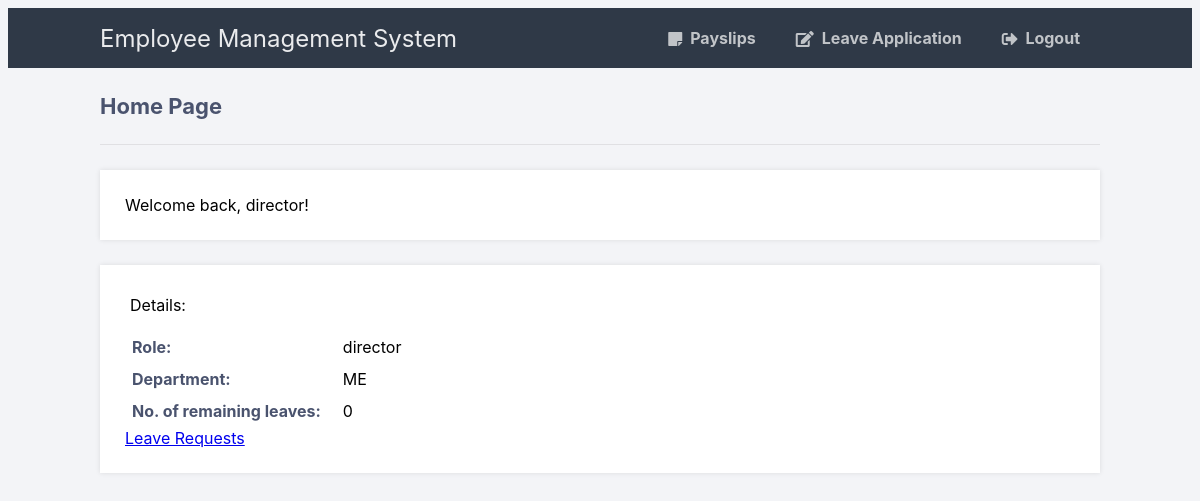
Screenshot of /index.php (signed in) with the database file from the repository.
### tables this page shows
CREATE TABLE `faculty` (
  `id` varchar(20) NOT NULL,
  `name` varchar(30) NOT NULL,
  `email` varchar(30) NOT NULL,
  `DOJ` date NOT NULL,
  `GOE` int(11) DEFAULT NULL,
  `DOB` date DEFAULT NULL,
  `DOL` date DEFAULT NULL,
  `remaningLeaves` int(11) DEFAULT NULL,
  `dept` varchar(30) NOT NULL
);

### index.php (the view, shortened to what this page needs)
<?php
require 'config.php';
if (isset($_SESSION['facultyID'])) {
	$sql = "SELECT name, remaningLeaves, dept FROM faculty WHERE id = "."'".$_SESSION['facultyID']."'";
	$result = $con->query($sql);
	$row = $result->fetch_assoc();
	$name = $row['name'];
	$remainingleaves = $row['remaningLeaves'];
	$dept = $row['dept'];
}
?>
<!DOCTYPE html>
<html>
	<head>
		<link href="style.css" rel="stylesheet" type="text/css">
		<link rel="stylesheet" href="https://use.fontawesome.com/releases/v5.7.1/css/all.css">
	</head>
	<body class="loggedin">
		<nav class="navtop">
			<div>
				<h1>Employee Management System</h1>
				<a href="payslip.php"><i class="fas fa-sticky-note"></i>Payslips</a>
				<a href="application.php"><i class="fas fa-edit"></i>Leave Application</a>
				<a href="logout.php"><i class="fas fa-sign-out-alt"></i>Logout</a>
			</div>
		</nav>
		<div class="content">
			<h2>Home Page</h2>
			<p>Welcome back, <?=$name?>!</p>
			<div>
				<p>Details:</p>
				<table>
					<tr>
						<td>Role:</td>
						<td><?=$_SESSION['role'] ?></td>
					</tr>
					<tr>
						<td>Department:</td>
						<td><?=$dept ?></td>
					</tr>
					<tr>
						<td>No. of remaining leaves:</td>
						<td><?=$remainingleaves ?></td>
					</tr>
				</table>
				<?php
				$sql = "SELECT * FROM crossfac WHERE role = "."'".$_SESSION['role']."'";
				$result = $con->query($sql);
				$sql = "SELECT * FROM crossstaff WHERE role = "."'".$_SESSION['role']."'";
				$result1 = $con->query($sql);
				if ($_SESSION['role']=='hod' || $_SESSION['role']=='hod' || $result->num_rows > 0 || $result1->num_rows > 0 || $_SESSION['role'] == 'asst_reg' || ($_SESSION['role'] == 'staff' && $dept=='Establishment Office')) {
					echo "<a href=\"signleave.php\">Leave Requests</a>";
				}
				?>
			</div>
		</div>
	</body>
</html>

### style.css (style rules this page uses)
* { box-sizing: border-box; font-family: -apple-system, BlinkMacSystemFont, "segoe ui", roboto, oxygen, ubuntu, cantarell, "fira sans", "droid sans", "helvetica neue", Arial, sans-serif; font-size: 16px; -webkit-font-smoothing: antialiased; -moz-osx-font-smoothing: grayscale; }
body { background-color: #435165; }
.navtop { background-color: #2f3947; height: 60px; width: 100%; border: 0; }
.navtop div { display: flex; margin: 0 auto; width: 1000px; height: 100%; }
.navtop div h1, .navtop div a { display: inline-flex; align-items: center; }
.navtop div h1 { flex: 1; font-size: 24px; padding: 0; margin: 0; color: #eaebed; font-weight: normal; }
.navtop div a { padding: 0 20px; text-decoration: none; color: #c1c4c8; font-weight: bold; }
.navtop div a i { padding: 2px 8px 0 0; }
body.loggedin { background-color: #f3f4f7; }
.content { width: 1000px; margin: 0 auto; }
.content h2 { margin: 0; padding: 25px 0; font-size: 22px; border-bottom: 1px solid #e0e0e3; color: #4a536e; }
.content > p, .content > div { box-shadow: 0 0 5px 0 rgba(0, 0, 0, 0.1); margin: 25px 0; padding: 25px; background-color: #fff; }
.content > p table td, .content > div table td { padding: 5px; }
.content > p table td:first-child, .content > div table td:first-child { font-weight: bold; color: #4a536e; padding-right: 15px; }
.content > div p { padding: 5px; margin: 0 0 10px 0; }

### rows the page displays
faculty: name "director", dept "ME", remaningLeaves "0"

### other values shown
$_SESSION['role'] "director"
